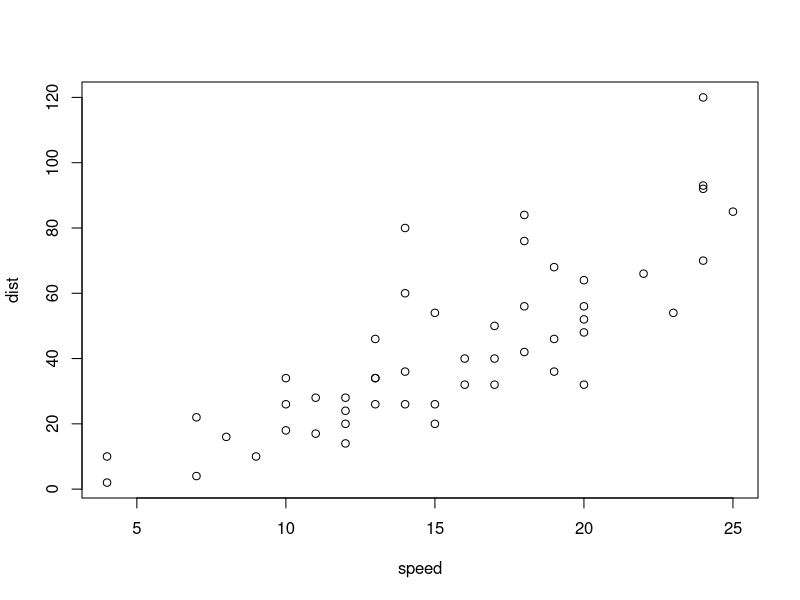
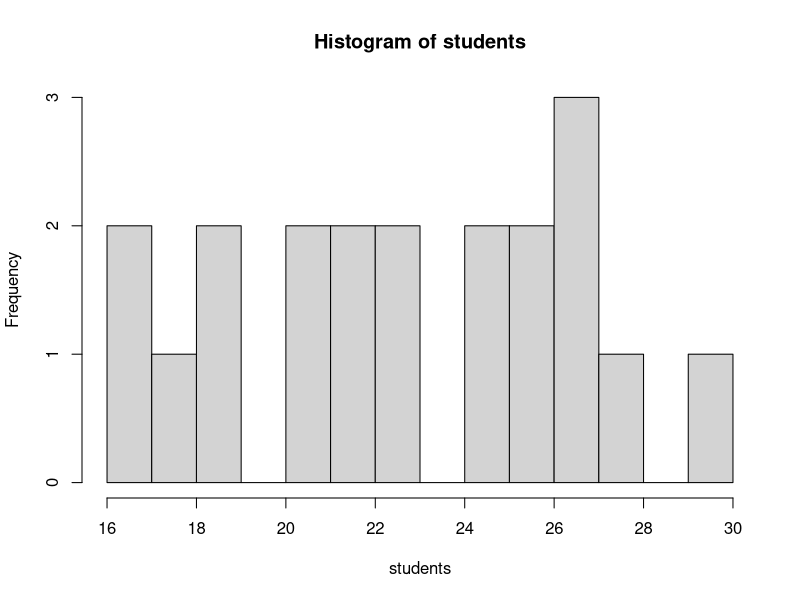
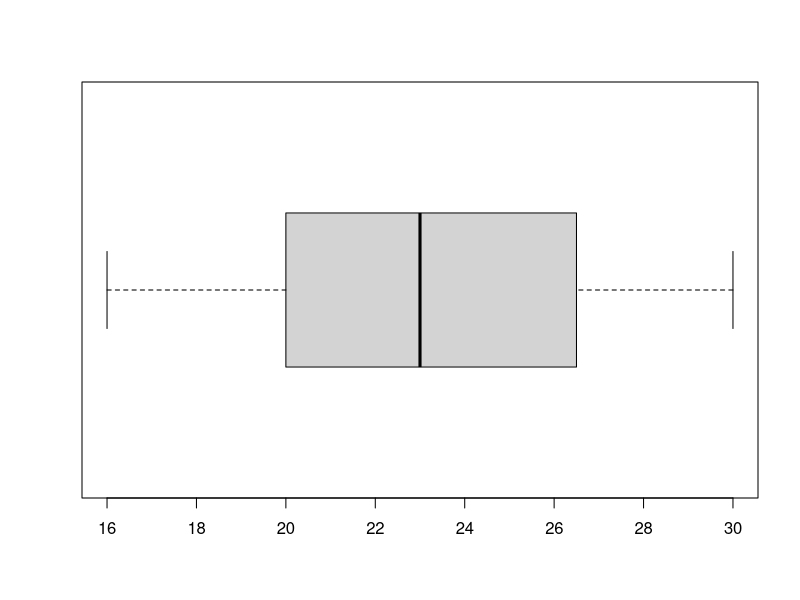
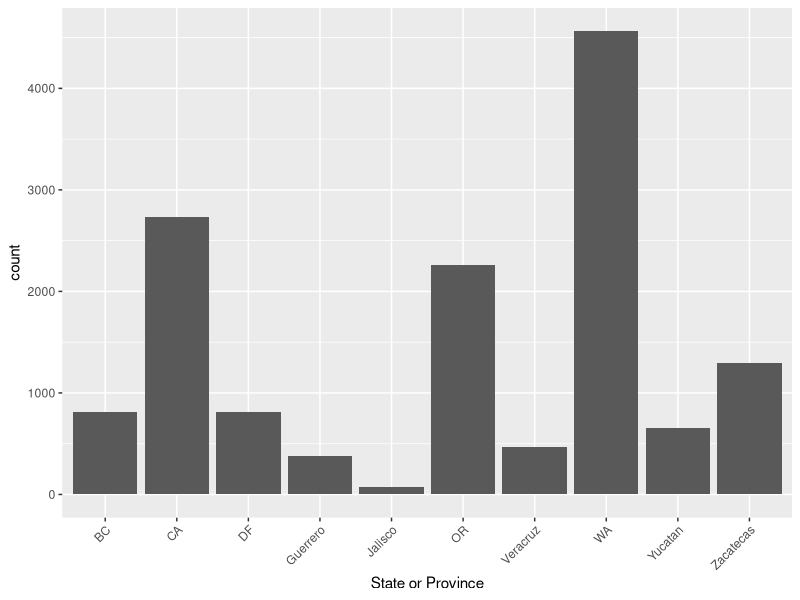
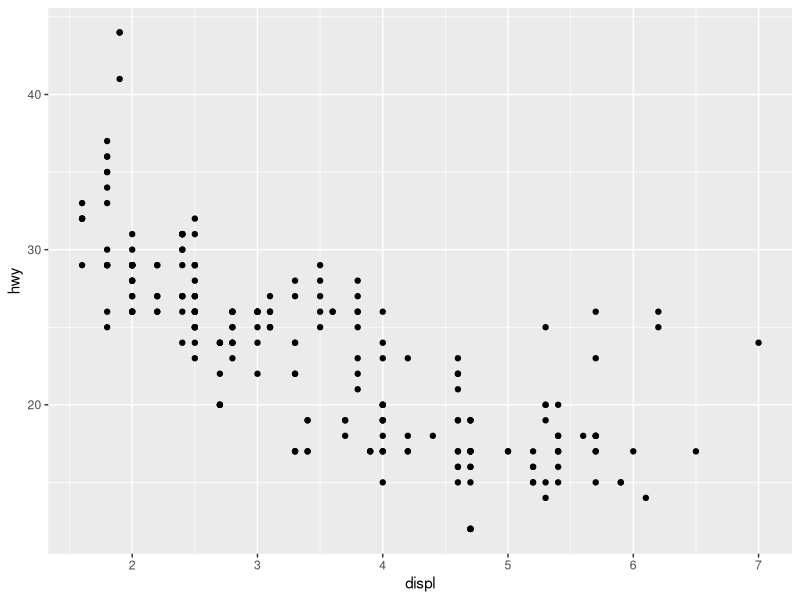
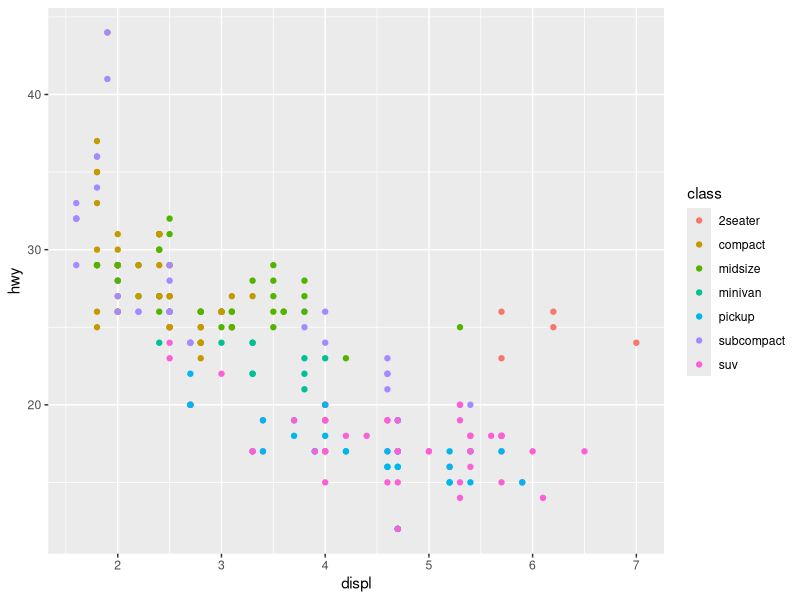

Reproduce these figures in R, in order.
## ---- chunk 1
plot(cars)
## ---- chunk 2
# for testing use this
students <- round(rnorm(20, 25, 5))

# for class use this
# students <- {} 

students
## ---- chunk 3
summary(students)
## ---- chunk 4
var(students); sqrt(var(students))
## ---- chunk 5
# define a variable for the mean we will consistently use bar for sample mean
# again note I use the <- assignment rather than =
ybar <- mean(students)

# R can then do the arithmetic and when we combine a list of numbers with a single number and square it, it knows what we mean.
(students - ybar)^2
## ---- chunk 6
# Then as we said, we sum over all of these and then divide by the number of them
# minus 1

sum( (students - ybar)^2 ) / ( length(students) - 1 )
## ---- chunk 7
sum(students - ybar )
## ---- chunk 8
hist(students, 10)
## ---- chunk 9
boxplot(students, horizontal=TRUE)
# Note the use of = for a parameter instead of <-
## ---- chunk 10
library(readxl) # for reading Excel files
library(ggplot2) # for making nice plots - part of the tidyverse
## ---- chunk 11
supermarket <- read_excel("Supermarket Transactions.xlsx", sheet = 2)
supermarket
## ---- chunk 12
colnames(supermarket)
## ---- chunk 13
sapply(supermarket, class)
## ---- chunk 14
table(supermarket$Gender)
## ---- chunk 15
# Note that because the feature Marital Status has a space in it, we have to use quotes to refer to it:
table( supermarket$`Marital Status`, supermarket$Gender) 
## ---- chunk 16
# Here to make this easier to read we are going to do the operation in two separate commands; 
# note the semi-colon indicating the end of the first command
table1 <- table(supermarket$`Marital Status`, supermarket$Gender, supermarket$`State or Province`);

ftable(table1)
## ---- chunk 17
table2 <- table(supermarket$`Marital Status`, supermarket$Gender);

prop.table(table2)
## ---- chunk 18
# Note in this one the direction of the quotes matter
ggplot(supermarket) + geom_bar(mapping = aes(x=`State or Province`)) + 
  theme(axis.text.x=element_text(angle=45, hjust=1))
## ---- chunk 19
mpg
## ---- chunk 20
ggplot(data = mpg) + geom_point(mapping = aes( x = displ, y = hwy ))
## ---- chunk 21
ggplot(data = mpg) + geom_point(mapping = aes( x = displ, y = hwy, color = class ))
